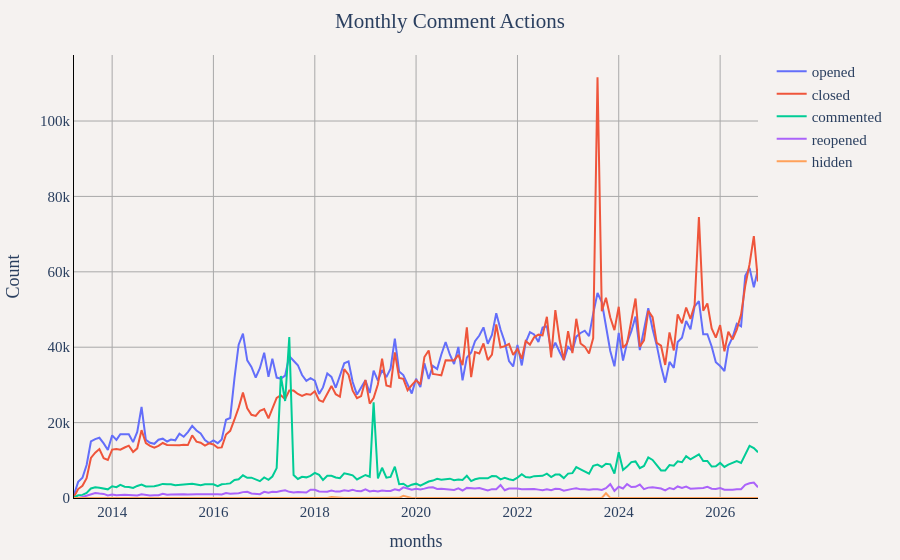

Source (notebook cell):
### Markdown cell above
## Comment Action Types

### Code cell
df = duckdb.sql("""
SELECT
    YEAR(timestamp) as year,
    MONTH(timestamp) as month,
    CONCAT(YEAR(timestamp), '-', LPAD(CAST(MONTH(timestamp) as VARCHAR), 2, '0')) as months,
    action,
    COUNT(*) as "Count"
FROM '../notes_comments_data/*.parquet'
GROUP BY YEAR(timestamp), MONTH(timestamp), action
ORDER BY year, month, action
""").df()

util.show_figure(
    [
        util.FigureConfig(
            title="Monthly Comment Actions",
            label="Actions",
            x_col="months",
            y_col="Count",
            group_col="action",
            query_or_df=df,
        )
    ]
)

### Figure 1 — Plotly figure (JSON) as saved in the notebook; plotly's stock layout.template omitted (floating-point values rounded to 4 significant figures; data arrays with more than 128 entries replaced by an {"elided": "..."} marker saying what was removed)
{"data": [{"hovertemplate": "opened<br>%{x}<br>%{y:,} Count<extra></extra>", "name": "opened", "type": "scatter", "visible": true, "x": {"elided": "163 str values"}, "y": {"elided": "163 int values"}}, {"hovertemplate": "closed<br>%{x}<br>%{y:,} Count<extra></extra>", "name": "closed", "type": "scatter", "visible": true, "x": {"elided": "163 str values"}, "y": {"elided": "163 int values"}}, {"hovertemplate": "commented<br>%{x}<br>%{y:,} Count<extra></extra>", "name": "commented", "type": "scatter", "visible": true, "x": {"elided": "163 str values"}, "y": {"elided": "163 int values"}}, {"hovertemplate": "reopened<br>%{x}<br>%{y:,} Count<extra></extra>", "name": "reopened", "type": "scatter", "visible": true, "x": {"elided": "163 str values"}, "y": {"elided": "163 int values"}}, {"hovertemplate": "hidden<br>%{x}<br>%{y:,} Count<extra></extra>", "name": "hidden", "type": "scatter", "visible": true, "x": {"elided": "163 str values"}, "y": {"elided": "163 int values"}}], "layout": {"barmode": "stack", "font": {"family": "Times", "size": 15}, "margin": {"b": 55, "l": 55, "r": 55, "t": 55}, "paper_bgcolor": "#f5f2f0", "plot_bgcolor": "#f5f2f0", "title": {"text": "Monthly Comment Actions", "x": 0.5}, "xaxis": {"gridcolor": "darkgray", "linecolor": "black", "showgrid": true, "tickcolor": "black", "title": {"text": "months"}, "zerolinecolor": "darkgray"}, "yaxis": {"gridcolor": "darkgray", "linecolor": "black", "rangemode": "tozero", "showgrid": true, "tickcolor": "black", "title": {"text": "Count"}, "zerolinecolor": "darkgray"}}}
